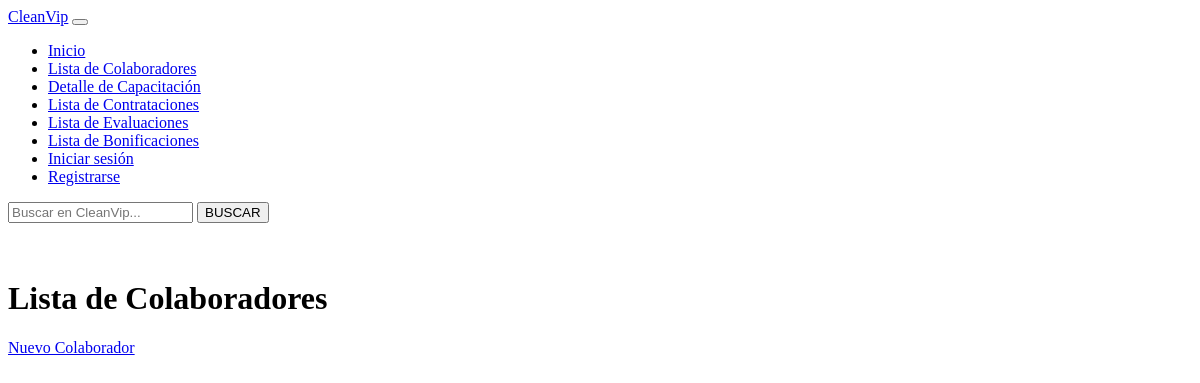
The app's page /cleanvip_rh/colaboradores/list/, older data.
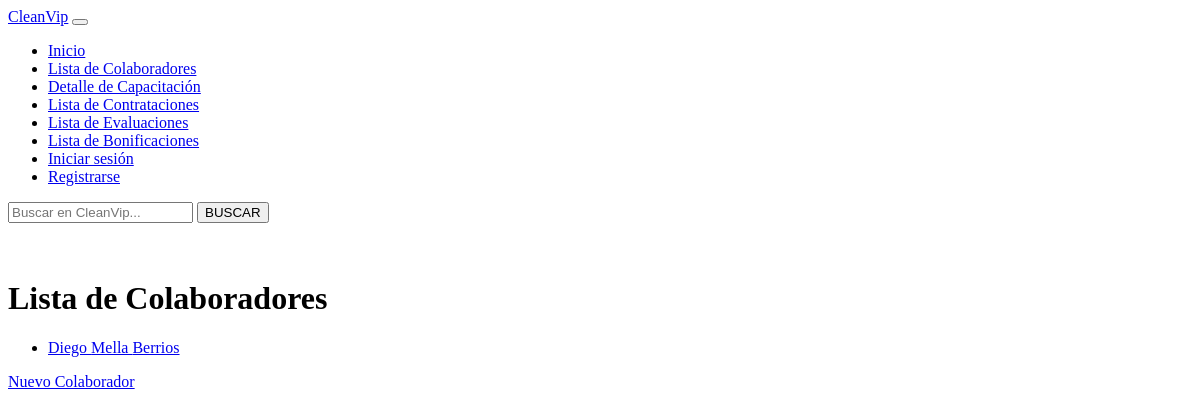
The same page, newer data.
### colaboradores/models.py (models this page shows, shortened)
class Colaborador(models.Model):
    rut = models.CharField(max_length=12, unique=True, primary_key=True)
    nombre = models.CharField(max_length=255)
    apellido_paterno = models.CharField(max_length=255)
    apellido_materno = models.CharField(max_length=255)
    fecha_nacimiento = models.DateField()
    id_genero = models.ForeignKey('Genero', on_delete=models.CASCADE, db_column='idGenero')
    estado_civil = models.ForeignKey(EstadoCivil, on_delete=models.CASCADE, db_column='idEstadoCivil')
    direccion = models.CharField(max_length=255)
    comuna = models.CharField(max_length=255)
    telefono = models.CharField(max_length=20)
    email = models.EmailField(max_length=255)
    cargo = models.ForeignKey(Cargo, on_delete=models.CASCADE, db_column='idCargo')
    fecha_ingreso = models.DateField()
    sueldo_base = models.DecimalField(max_digits=10, decimal_places=2)
    departamento = models.ForeignKey(Departamentos, on_delete=models.CASCADE, db_column='idDepartamento')
    capacitaciones = models.ManyToManyField(Capacitacion, related_name='colaboradores')

### colaboradores/views.py (the view)
# urls.py: path('list/', colaboradores_list, name='colaboradores_list'),
def colaboradores_list(request):
    colaboradores = Colaborador.objects.all()
    return render(request, 'colaboradores/colaborador_list.html', {'colaboradores': colaboradores})

### colaboradores/templates/colaboradores/colaborador_list.html (shortened to what this page needs)
<!DOCTYPE html>
<html>
<head>
</head>
<body>
<div class="container">
    <nav class="navbar navbar-expand-lg navbar-light bg-light fixed-top">
      <div class="container-fluid">
        <a class="navbar-brand" href="#">CleanVip</a>
        <button class="navbar-toggler" type="button" data-bs-toggle="collapse"
          data-bs-target="#navbarSupportedContent"
          aria-controls="navbarSupportedContent" aria-expanded="false"
          aria-label="Toggle navigation">
        </button>
        <div class="collapse navbar-collapse" id="navbarSupportedContent">
          <ul class="navbar-nav me-auto mb-2 mb-lg-0">
            <li class="nav-item">
              <a class="nav-link" aria-current="page" href="{% url 'home' %}">Inicio</a>
            </li>
            <li class="nav-item">
              <a class="nav-link" href="{% url 'colaboradores_list' %}">Lista de Colaboradores</a>
            </li>
            <li class="nav-item">
              <a class="nav-link" href="{% url 'capacitaciones_list' %}">Detalle de Capacitación</a>
            </li>
            <li class="nav-item">
              <a class="nav-link" href="{% url 'contratacion_list' %}">Lista de Contrataciones</a>
            </li>
            <li class="nav-item">
              <a class="nav-link" href="{% url 'evaluacion_list' %}">Lista de Evaluaciones</a>
            </li>
            <li class="nav-item">
              <a class="nav-link" href="{% url 'bonificacion_list' %}">Lista de Bonificaciones</a>
            </li>
            {% if user.is_authenticated %}
            <p>Welcome, {{ user.username }}</p>
            <li class="nav-item">
              <a class="nav-link" href="{% url 'logout' %}">Cerrar sesión</a>
            </li>
        {% else %}
            <li class="nav-item">
              <a class="nav-link" href="{% url 'login' %}">Iniciar sesión</a>
            </li>
            <li class="nav-item">
              <a class="nav-link" href="{% url 'registro' %}">Registrarse</a>
            </li>
        {% endif %}
          </ul>
          <form class="d-flex my-2 my-lg-0" role="search">
            <input class="form-control me-2" type="search" placeholder="Buscar en CleanVip..." aria-label="Search">
            <button class="btn btn-outline-success" type="submit">BUSCAR</button>
          </form>
        </div>
      </div>
    </nav>
  </div>
      <br><br>
    <h1>Lista de Colaboradores</h1>
    <ul>
        {% for colaborador in colaboradores %}
            <li>
                <a href="{% url 'colaborador_detail' colaborador.rut %}">{{ colaborador.nombre }} {{ colaborador.apellido_paterno }} {{ colaborador.apellido_materno }}</a>
            </li>
        {% endfor %}
    </ul>
    <a href="{% url 'colaborador_create' %}">Nuevo Colaborador</a>
</body>
</html>

Row changes from the older to the newer data that the page shows:
added Colaborador: nombre "Diego", apellido_paterno "Mella", apellido_materno "Berrios"
